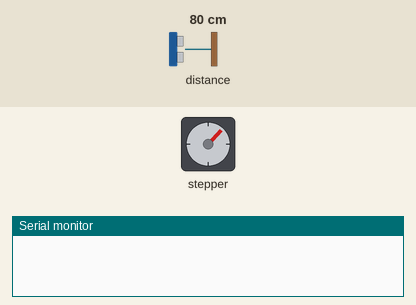
The sketch below on a simulated Arduino Uno, built with avr-gcc and run on an emulated ATmega328P. Shown: stepper motor, the last lines printed to the serial monitor. The test bench sets the inputs (shaded band); at power-on: distance to the obstacle 80 cm. Stepper angles assume 4096 steps per turn.

Above: at 3.4 s.
At 11.61 s:
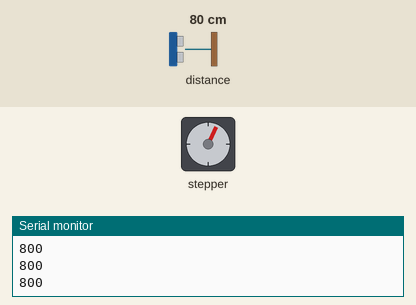
At 20.78 s:
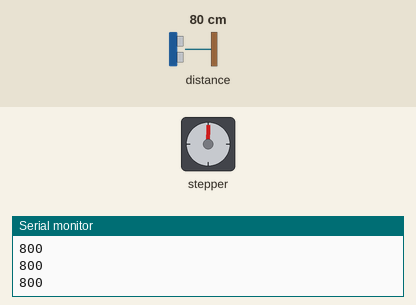
At 38.6 s:
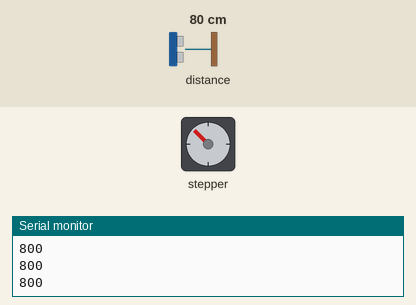
Timing chart, 0 to 40.0 s (numbered marks = the images above):
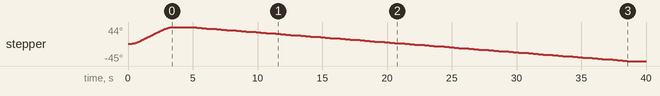

The sketch:

sketch_apr17a.ino
```cpp
#include <AccelStepper.h>
#include <VL53L1X.h>
#include <Wire.h>

#define LAZER 1

VL53L1X lidar;

const int stepsPerRevolution = 8;
u32 reading = 20000;
int found,lost;
int alreadyFound = 0;
int shootAt, old;
int oldReading = 200000;

AccelStepper myStepper(stepsPerRevolution , 28, 29, 31, 30);

void setup() {
  // put your setup code here, to run once:

  Serial.begin(115200);

  pinMode(LAZER, OUTPUT);

  myStepper.setMaxSpeed(200);
  myStepper.setAcceleration(200);

  Wire.begin();

  lidar.setTimeout(500);
  lidar.init();
  lidar.setDistanceMode(VL53L1X::Short);
  lidar.setMeasurementTimingBudget(20000);

}

void loop() {
  // put your main code here, to run repeatedly:

  myStepper.moveTo(512);
  while(myStepper.currentPosition() != 511){
    myStepper.run();
  }
  myStepper.stop();

  delay(1000);

  lidar.startContinuous(20);

  myStepper.moveTo(-512);
  while (myStepper.currentPosition() != -511){

    myStepper.run();

    reading = lidar.read(true);

    lidar.setTimeout(0);

    Serial.println(reading);

    if(reading < oldReading && reading != 0 && reading > 100){
      Serial.print("          ");
      Serial.println(reading);
      shootAt = myStepper.currentPosition();

      oldReading = reading;
    }
  }
  Serial.println("shootAt:");
  Serial.println(shootAt);
  myStepper.stop();
  delay(1000);

  myStepper.moveTo(512);
  while(myStepper.currentPosition() != shootAt){
    myStepper.run();
  }
  myStepper.stop();
  digitalWrite(LAZER, HIGH);

  while(1);

}
```
